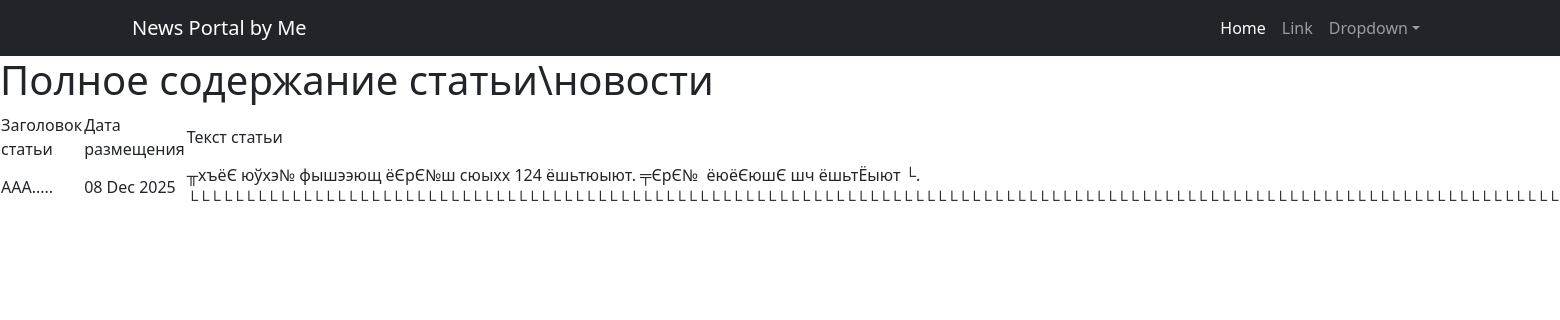
Screenshot of /news/2/ with the database file from the repository.
### news/models.py (models this page shows, shortened)
class Post(models.Model):
    stat = "stat"
    news = "news"
    CHOICE = [(stat, "Статья"),
              (news, "Новости")]
    author = models.ForeignKey(Author, on_delete=models.CASCADE)
    post_type = models.CharField(max_length = 10, choices = CHOICE, default = news)
    post_category = models.ManyToManyField(Category, through = "PostCategory")
    post_title = models.CharField(max_length = 50)
    post_rate = models.IntegerField(default = 0)
    post_text = models.TextField()
    post_date = models.DateTimeField(auto_now_add = True)

### news/views.py (the view)
# urls.py: path('<int:pk>/', PostforDetail.as_view(), name='post-detail'),
class PostforDetail(DetailView):
    model = Post
    context_object_name = 'post'
    template_name = 'post.html'
    def get_object(self, *args, **kwargs):
        obj = obj = cache.get(f'post-{self.kwargs["pk"]}', None)
        if not obj:
            obj = super().get_object(queryset=self.queryset)
            cache.set(f'post-{self.kwargs["pk"]}', obj)
        return obj

### templates/post.html (shortened to what this page needs)
{% extends 'flatpages/default.html' %}
{% block content %}
<h1>Полное содержание статьи\новости</h1>
<table>
    <tr>
        <td>Заголовок статьи</td>
        <td>Дата размещения</td>
        <td>Текст статьи</td>
    </tr>
    {% if post %}
    <tr>
        <td>{{post.post_title}}</td>
        <td>{{post.post_date|date:"d M Y"}}</td>
        <td>{{ post.post_text }}</td>
    </tr>
    {% else %}
        Такой новости нет
    {% endif %}
</table>
{% endblock content %}

### rows the page displays
Post: post_title "AAA.....", post_date "08 Dec 2025", post_text "╥хъёЄ юўхэ№ фышээющ ёЄрЄ№ш сюыхх 124 ёшьтюыют. ╤ЄрЄ№ ёюёЄюшЄ шч ёшьтЁыют └.…"
